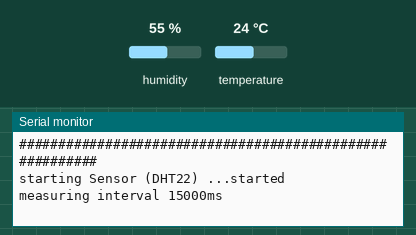
A sketch run on a simulated Arduino Uno, built with avr-gcc and run on an emulated ATmega328P. On the bench: the last lines printed to the serial monitor. The test bench sets the inputs (shaded band); at power-on: humidity 55 %, temperature 24 °C.

Above: at 1.2 s.
1.3 s: humidity set to 22 %
At 16.2 s:
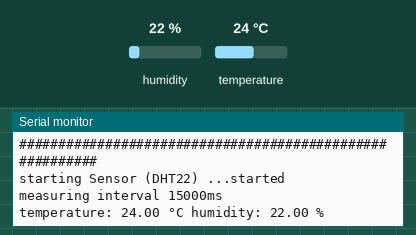
23.7 s: temperature set to 12 °C
At 31.1 s:
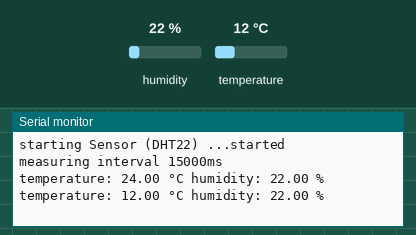
46.1 s: humidity set to 40 %
At 61.2 s:
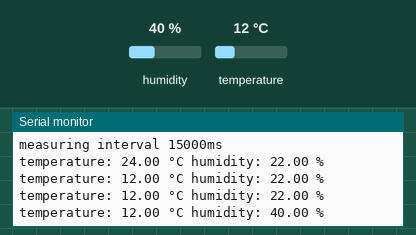

Measured:
- after the input at 1.3 s, the serial monitor: prints a new line after 13.7 s (image 1)
- after the input at 23.7 s, the serial monitor: prints a new line after 6.3 s (image 2)
- after the input at 46.1 s, the serial monitor: prints a new line after 13.9 s (image 3)

The sketch:

DHT22Reader.ino
```cpp
#include "DHT.h"

#define DHTTYPE DHT22                             // DHT 22  (AM2302), AM2321
#define DHTPIN 0                                  // what digital pin we're connected to

DHT dht(DHTPIN, DHTTYPE);

const long intervalSensorRead = 15000;           // interval sensor read in ms
unsigned long millisLast = 0;

void setup() {
  Serial.begin(115200);
  //Serial.setDebugOutput(true);
  Serial.println();
  Serial.println("#########################################################");
  Serial.println("Example Program reading sensor values from DHT22 sensor");
  Serial.println("#########################################################");
  Serial.println();
  Serial.print("starting Sensor (DHT22) ...");
  dht.begin();
  Serial.println("started");
  Serial.print("measuring interval ");
  Serial.print(intervalSensorRead);
  Serial.print("ms");
  Serial.println();
}


void loop() {
  unsigned long millisCurrent = millis();
  if (millisCurrent - millisLast >= intervalSensorRead) {
    millisLast = millisCurrent;
    readSensor();
  }
}

void readSensor() {
  float temperature, humidity;

  humidity = dht.readHumidity();
  temperature = dht.readTemperature();

  // Check if any reads failed and exit early (to try again).
  if (isnan(humidity) || isnan(temperature)) {
    Serial.println("Failed to read from DHT sensor!");
    return;
  } else {
    Serial.print("temperature: ");
    Serial.print(temperature);
    Serial.print(" °C ");
    Serial.print("humidity: ");
    Serial.print(humidity);
    Serial.print(" %");
    Serial.println();
  }
}
```
